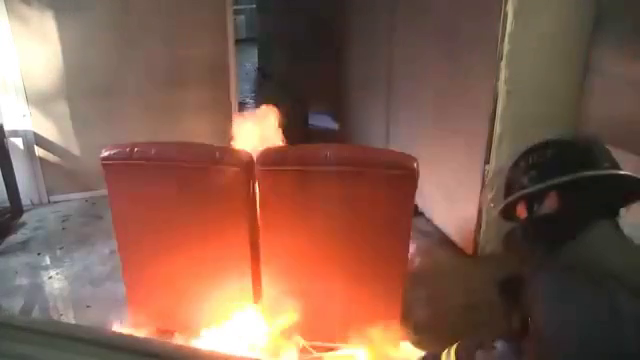
#> input picture frame 65 of 4_week/fire.mp4, 640 x 360 px
$ python fire.py
#> lines starting #> are read from the running program, lines starting #| are printed output that depends on the picture; after the words box and inside, x2 and y2 are one past the last pixel; in counts of white or black regions, pixels touching at a corner belong together

import cv2
import numpy as np
import matplotlib.pyplot as plt

live_Camera = cv2.VideoCapture("fire.mp4")

lower_bound = np.array([136,87,111])
upper_bound = np.array([180,255,255])

while(live_Camera.isOpened()):

    ret, frame = live_Camera.read()
#> frame is the input picture: shape (360, 640, 3); mean B, G, R 78.6, 94.5, 131.4
    frame = cv2.resize(frame,(1280,720))
#> frame: shape (720, 1280, 3)
#    frame = cv2.flip(frame,1)
    frame_smooth = cv2.GaussianBlur(frame,(7,7),0)
    mask = np.zeros_like(frame)
    mask[0:720, 0:1280] = [255,255,255]

    img_roi = cv2.bitwise_and(frame_smooth, mask)
    frame_hsv = cv2.cvtColor(img_roi,cv2.COLOR_BGR2HSV)
#> frame_hsv: shape (720, 1280, 3); mean H, S, V 25.1, 93, 132
    image_binary = cv2.inRange(frame_hsv, lower_bound, upper_bound)
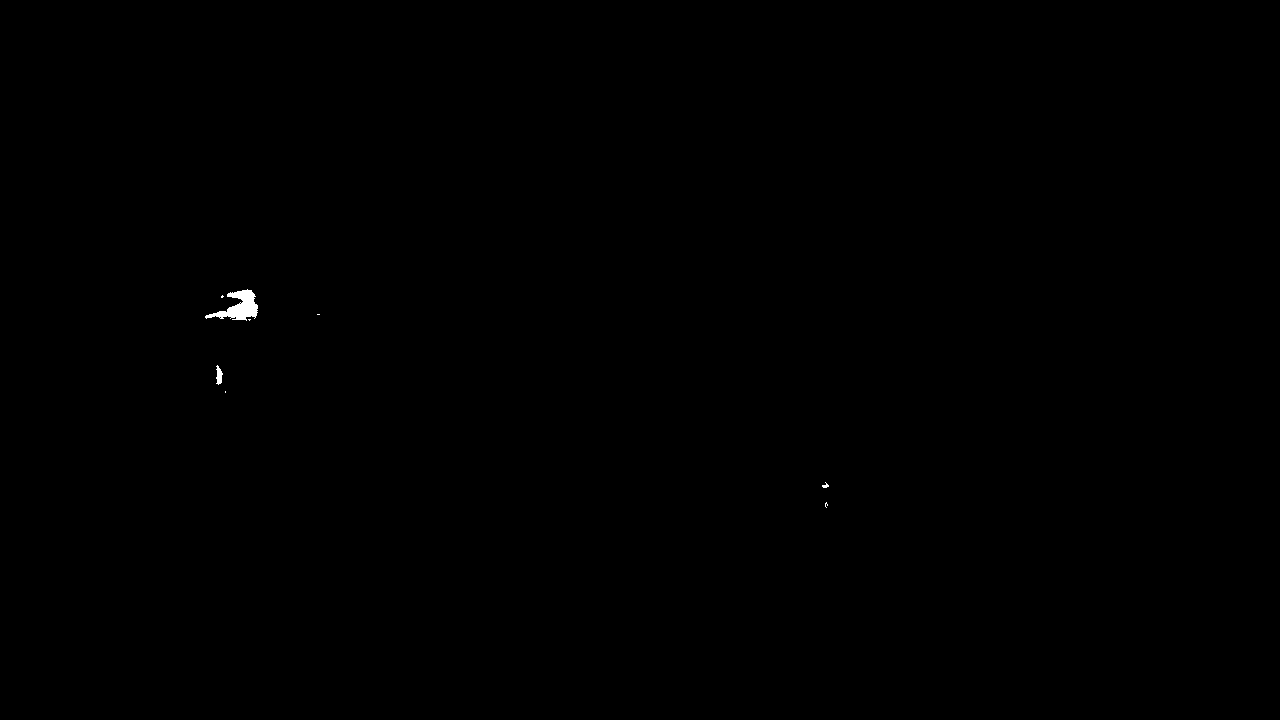
#> image_binary: shape (720, 1280); 0.1% white; 8 white regions (5 under 20 px), largest, box (x1, y1, x2, y2) and area: (205, 289, 258, 321) 778, (216, 365, 223, 385) 88, (822, 482, 829, 488) 22

    check_if_fire_detected = cv2.countNonZero(image_binary)
#> check_if_fire_detected = 912

    if int(check_if_fire_detected) >= 20000 :
        cv2.putText(frame,"Fire Detected !",(300,60),cv2.FONT_HERSHEY_COMPLEX,3,(0,0,255),2)

    cv2.imshow("Fire Detection",frame)

    if cv2.waitKey(10) == 27 :
#> (key Esc is pressed here)
        break


live_Camera.release()
cv2.destroyAllWindows()
